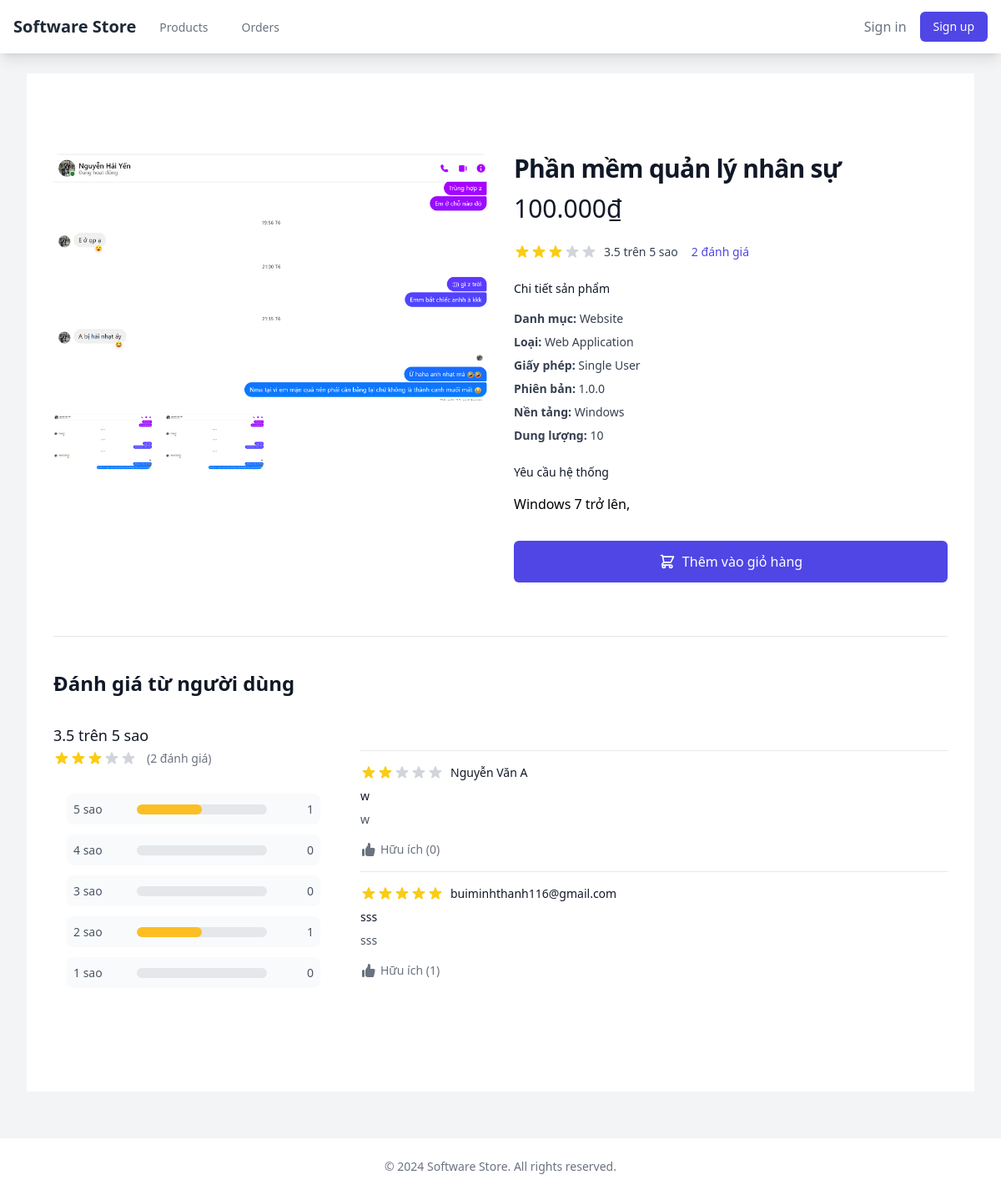
The app's page /1/, older data.
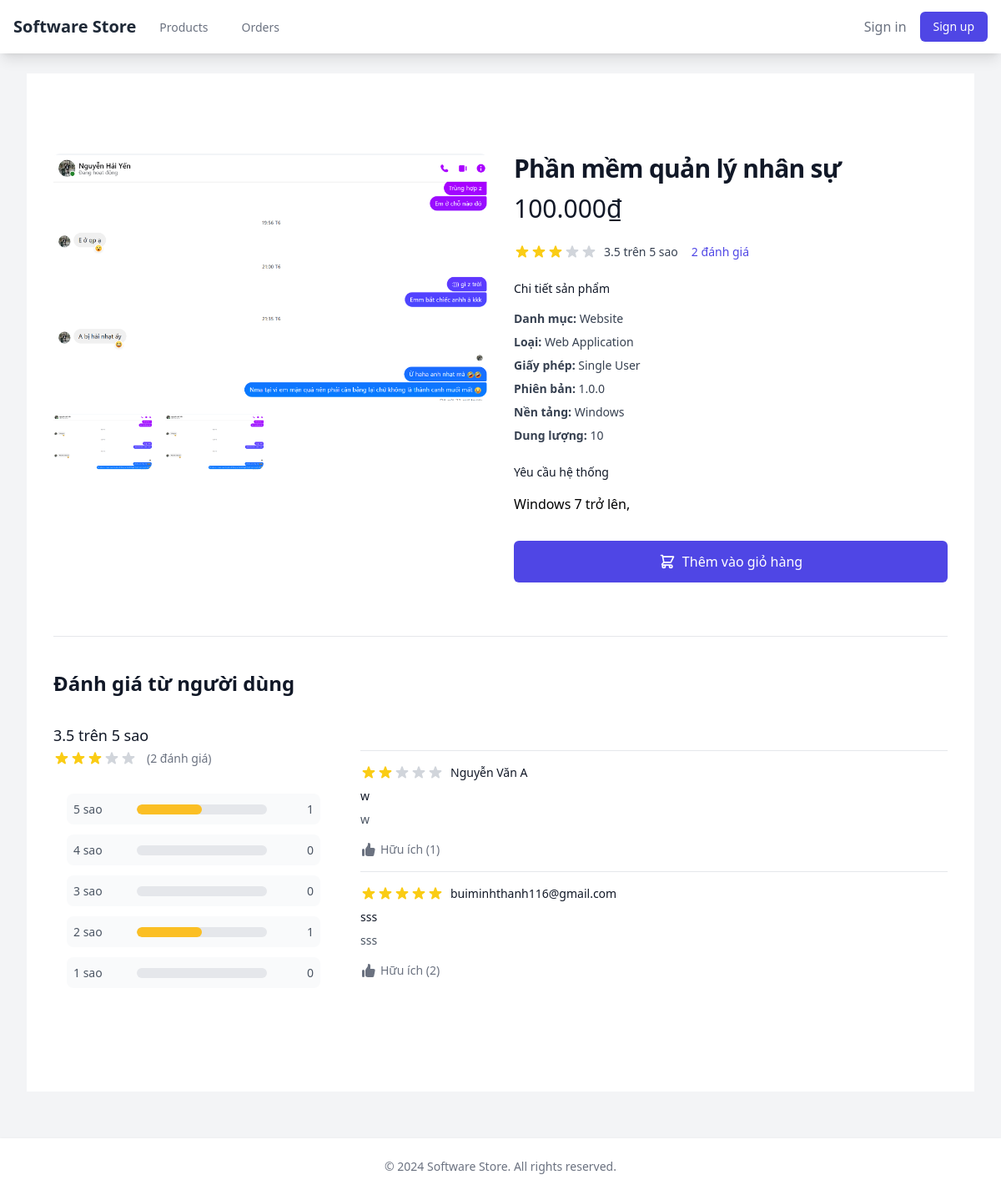
The same page, newer data.
### products/models.py (models this page shows, shortened)
class Product(models.Model):
    SOFTWARE_TYPES = (
        ('desktop', _('Desktop Application')),
        ('web', _('Web Application')),
        ('mobile', _('Mobile Application')),
        ('plugin', _('Plugin/Extension')),
        ('other', _('Other')),
    )
    LICENSE_TYPES = (
        ('single', _('Single User')),
        ('multi', _('Multi User')),
        ('enterprise', _('Enterprise')),
        ('subscription', _('Subscription')),
    )
    name = models.CharField(_('name'), max_length=200)
    slug = models.SlugField(unique=True)
    description = models.TextField(_('description'))
    category = models.ForeignKey(Category, on_delete=models.CASCADE, related_name='products')
    developer = models.ForeignKey(User, on_delete=models.CASCADE, related_name='developed_products')
    version = models.CharField(_('version'), max_length=50)
    software_type = models.CharField(_('software type'), max_length=20, choices=SOFTWARE_TYPES)
    license_type = models.CharField(_('license type'), max_length=20, choices=LICENSE_TYPES)
    supported_platforms = models.CharField(_('supported platforms'), max_length=200)
    system_requirements = models.TextField(_('system requirements'), blank=True)
    file_size = models.CharField(_('file size'), max_length=50)
    price = models.DecimalField(_('price'), max_digits=12, decimal_places=0, validators=[MinValueValidator(0)])
    is_active = models.BooleanField(_('is active'), default=True)
    is_featured = models.BooleanField(_('is featured'), default=False)
    download_count = models.PositiveIntegerField(_('download count'), default=0)
    thumbnail = models.ImageField(_('thumbnail'), upload_to='products/thumbnails/')
    file = models.FileField(_('product file'), upload_to='products/files/', blank=True, null=True)
    demo_url = models.URLField(_('demo URL'), blank=True, null=True)
    download_url = models.URLField(_('download URL'), blank=True, null=True)
    created_at = models.DateTimeField(auto_now_add=True)
    updated_at = models.DateTimeField(auto_now=True)
    release_date = models.DateField(_('release date'))
    class Meta:
        verbose_name = _('product')
        verbose_name_plural = _('products')
        ordering = ['-created_at']
    def thumbnail_tag(self):
        if self.thumbnail:
            return mark_safe(f'<img src="{self.thumbnail.url}" width="50" height="50" />')
        return ""
    thumbnail_tag.short_description = 'Thumbnail Preview'
    @property
    def rating_distribution(self):
        from django.db.models import Count
        distribution = {1: 0, 2: 0, 3: 0, 4: 0, 5: 0}
        reviews_distribution = self.reviews_set.filter(is_approved=True) \
            .values('rating') \
            .annotate(count=Count('id')) \
            .values_list('rating', 'count')
        for rating, count in reviews_distribution:
            distribution[rating] = count
        return distribution
    @property
    def average_rating(self):
        reviews = self.reviews_set.filter(is_approved=True)
        if reviews.exists():
            total_rating = sum(review.rating for review in reviews)
            return round(total_rating / reviews.count(), 1)
        return 0
    @property
    def total_reviews(self):
        return self.reviews_set.filter(is_approved=True).count()

class ProductScreenshot(models.Model):
    product = models.ForeignKey(Product, on_delete=models.CASCADE, related_name='screenshots')
    image = models.ImageField(_('screenshot'), upload_to='products/screenshots/')
    caption = models.CharField(_('caption'), max_length=255, blank=True)
    order = models.PositiveIntegerField(_('order'), default=0)
    class Meta:
        verbose_name = _('product screenshot')
        verbose_name_plural = _('product screenshots')
        ordering = ['order']

class Category(models.Model):
    name = models.CharField(_('name'), max_length=100)
    slug = models.SlugField(unique=True)
    description = models.TextField(_('description'), blank=True)
    icon = models.ImageField(upload_to='category_icons/', blank=True, null=True)
    parent = models.ForeignKey('self', on_delete=models.CASCADE, blank=True, null=True, related_name='children')
    is_active = models.BooleanField(_('is active'), default=True)
    created_at = models.DateTimeField(auto_now_add=True)
    updated_at = models.DateTimeField(auto_now=True)
    class Meta:
        verbose_name = _('category')
        verbose_name_plural = _('categories')
        ordering = ['name']
    def image_tag(self):
        if self.icon:
            return mark_safe(f'<img src="{self.icon.url}" width="50" height="50" />')
        return ""
    image_tag.short_description = 'Icon Preview'

### reviews/models.py (models this page shows, shortened)
class Review(models.Model):
    RATING_CHOICES = (
        (1, _('1 Star')),
        (2, _('2 Stars')),
        (3, _('3 Stars')),
        (4, _('4 Stars')),
        (5, _('5 Stars')),
    )
    product = models.ForeignKey(Product, on_delete=models.CASCADE, related_name='reviews_set')
    user = models.ForeignKey(User, on_delete=models.CASCADE, related_name='reviews')
    rating = models.PositiveIntegerField(
        _('rating'),
        choices=RATING_CHOICES,
        validators=[MinValueValidator(1), MaxValueValidator(5)]
    )
    title = models.CharField(_('title'), max_length=200)
    content = models.TextField(_('content'))
    is_verified_purchase = models.BooleanField(_('verified purchase'), default=False)
    helpful_votes = models.ManyToManyField(User, related_name='helpful_reviews', blank=True)
    helpful_count = models.PositiveIntegerField(_('helpful votes'), default=0)
    is_approved = models.BooleanField(_('is approved'), default=False)
    created_at = models.DateTimeField(auto_now_add=True)
    updated_at = models.DateTimeField(auto_now=True)
    class Meta:
        verbose_name = _('review')
        verbose_name_plural = _('reviews')
        ordering = ['-created_at']
        unique_together = ['product', 'user']

### accounts/models.py (models this page shows, shortened)
class User(AbstractUser):
    email = models.EmailField(_('email address'), unique=True)
    phone_number = models.CharField(_('phone number'), max_length=15, unique=True, null=True, blank=True)
    avatar = models.ImageField(_('avatar'), upload_to='avatars/', null=True, blank=True)
    address = models.TextField(_('address'), null=True, blank=True)
    company_name = models.CharField(_('company name'), max_length=100, null=True, blank=True)
    company_website = models.URLField(_('company website'), null=True, blank=True)
    is_email_verified = models.BooleanField(default=False)
    created_at = models.DateTimeField(auto_now_add=True)
    updated_at = models.DateTimeField(auto_now=True)
    groups = models.ManyToManyField(
        'auth.Group',
        verbose_name=_('groups'),
        blank=True,
        help_text=_(
            'The groups this user belongs to. A user will get all permissions '
            'granted to each of their groups.'
        ),
        related_name='custom_user_set',  # Thêm related_name
        related_query_name='user',
    )
    user_permissions = models.ManyToManyField(
        'auth.Permission',
        verbose_name=_('user permissions'),
        blank=True,
        help_text=_('Specific permissions for this user.'),
        related_name='custom_user_set',  # Thêm related_name
        related_query_name='user',
    )
    USERNAME_FIELD = 'email'
    REQUIRED_FIELDS = ['username']
    class Meta:
        verbose_name = _('user')
        verbose_name_plural = _('users')

### products/views.py (the view)
# urls.py: path('<int:pk>/', views.ProductDetailView.as_view(), name='detail'),
class ProductDetailView(DetailView):
    model = Product
    template_name = 'products/product_detail.html'
    context_object_name = 'product'
    def get_context_data(self, **kwargs):
        context = super().get_context_data(**kwargs)
        product = self.get_object()
        context['screenshots'] = product.screenshots.all()
        context['related_products'] = Product.objects.filter(
            category=product.category,
            is_active=True
        ).exclude(id=product.id)[:4]
        if self.request.user.is_authenticated:
            context['is_favorited'] = Wishlist.objects.filter(
                user=self.request.user,
                product=product
            ).exists()
        return context

### templates/products/product_detail.html (shortened to what this page needs)
{% extends 'base.html' %}
{% load static %}
{% load currency %}
{% load product_extras %}
{% block content %}
<div class="bg-white">
    <div class="max-w-2xl mx-auto py-16 px-4 sm:py-24 sm:px-6 lg:max-w-7xl lg:px-8">
        <div class="lg:grid lg:grid-cols-2 lg:gap-x-8 lg:items-start">
            <div class="flex flex-col relative">
                <div class="w-full aspect-w-1 aspect-h-1 rounded-lg overflow-hidden">
                    <img src="{{ product.thumbnail.url }}" alt="{{ product.name }}" class="w-full h-full object-center object-cover">
                </div>
                {% if product.screenshots.all %}
                    <div class="mt-4 grid grid-cols-4 gap-4">
                        {% for screenshot in product.screenshots.all %}
                            <div class="aspect-w-1 aspect-h-1 rounded-lg overflow-hidden">
                                <img src="{{ screenshot.image.url }}" alt="{{ screenshot.caption|default:product.name }}" class="w-full h-full object-center object-cover">
                            </div>
                        {% endfor %}
                    </div>
                {% endif %}
            </div>
            <div class="mt-10 px-4 sm:px-0 sm:mt-16 lg:mt-0">
                <h1 class="text-3xl font-extrabold tracking-tight text-gray-900">{{ product.name }}</h1>
                <div class="mt-3">
                    <p class="text-3xl text-gray-900">{{ product.price|currency }}</p>
                </div>
                <div class="mt-6">
                    <div class="flex items-center">
                        <div class="flex items-center">
                        </div>
                        <p class="ml-2 text-sm text-gray-700">{{ product.average_rating }} trên 5 sao</p>
                        <a href="#reviews" class="ml-4 text-sm font-medium text-indigo-600 hover:text-indigo-500">{{ product.total_reviews }} đánh giá</a>
                    </div>
                </div>
                <div class="mt-6">
                    <h3 class="text-sm font-medium text-gray-900">Chi tiết sản phẩm</h3>
                    <div class="mt-4">
                        <ul class="text-sm text-gray-700 space-y-2">
                            <li><strong>Danh mục:</strong> {{ product.category.name }}</li>
                            <li><strong>Loại:</strong> {{ product.get_software_type_display }}</li>
                            <li><strong>Giấy phép:</strong> {{ product.get_license_type_display }}</li>
                            <li><strong>Phiên bản:</strong> {{ product.version }}</li>
                            <li><strong>Nền tảng:</strong> {{ product.supported_platforms }}</li>
                            <li><strong>Dung lượng:</strong> {{ product.file_size }}</li>
                        </ul>
                    </div>
                </div>
                {% if product.system_requirements %}
                    <div class="mt-6">
                        <h3 class="text-sm font-medium text-gray-900">Yêu cầu hệ thống</h3>
                        <div class="mt-4">
                            <p class="text-sm text-gray-700">{{ product.system_requirements|linebreaks }}</p>
                        </div>
                    </div>
                {% endif %}
                <div class="mt-8">
                    <form method="post" action="{% url 'cart:add_to_cart' product.id %}" class="add-to-cart-form">
                        <button type="submit" class="w-full bg-indigo-600 border border-transparent rounded-md py-3 px-8 flex items-center justify-center text-base font-medium text-white hover:bg-indigo-700 focus:outline-none focus:ring-2 focus:ring-offset-2 focus:ring-indigo-500">
                            Thêm vào giỏ hàng
                        </button>
                    </form>
                </div>
            </div>
        </div>
        <div id="reviews" class="mt-16 border-t border-gray-200 pt-10">
            <h2 class="text-2xl font-bold text-gray-900 mb-8">Đánh giá từ người dùng</h2>
            <div class="lg:grid lg:grid-cols-12 lg:gap-x-8">
                <div class="lg:col-span-4">
                    <div class="rating-summary">
                        <span class="text-lg font-medium text-gray-900">{{ product.average_rating }} trên 5 sao</span>
                        <div class="flex items-center mt-1">
                            <p class="ml-3 text-sm text-gray-500">({{ product.total_reviews }} đánh giá)</p>
                        </div>
                    </div>
                    <div class="rating-distribution mt-6">
                        {% for i in "54321"|make_list %}
                            <div class="rating-bar">
                                <span class="rating-label">{{ i }} sao</span>
                                <div class="bar-container">
                                    <div class="bar" style="width: {% widthratio product.rating_distribution|get_item:i product.total_reviews 100 %}%"></div>
                                </div>
                                <span class="rating-count">{{ product.rating_distribution|get_item:i }}</span>
                            </div>
                        {% endfor %}
                    </div>
                </div>
                <div class="mt-8 lg:mt-0 lg:col-span-8">
                    {% if product.reviews_set.exists %}
                        <div class="reviews-list">
                            {% for review in product.reviews_set.all %}
                                {% if review.is_approved %}
                                    <div class="review-item">
                                        <div class="flex items-center">
                                            <div class="flex items-center">
                                            </div>
                                            <p class="ml-2 text-sm font-medium text-gray-900">{{ review.user.get_full_name|default:review.user.email }}</p>
                                        </div>
                                        <h4 class="mt-2 text-sm font-medium text-gray-900">{{ review.title }}</h4>
                                        <p class="mt-2 text-sm text-gray-600">{{ review.content }}</p>
                                        <div class="mt-4 flex items-center">
                                            <button type="button" class="helpful-button inline-flex items-center text-sm text-gray-500 hover:text-gray-900 " data-review-id="{{ review.id }}" >
                                                Hữu ích ({{ review.helpful_count }})
                                            </button>
                                        </div>
                                    </div>
                                {% endif %}
                            {% endfor %}
                        </div>
                    {% endif %}
                </div>
            </div>
        </div>
    </div>
</div>
{% endblock %}

Row changes from the older to the newer data that the page shows:
changed Review "Nguyễn Văn A": helpful_count "0" → "1"
changed Review "sss": helpful_count "1" → "2"
